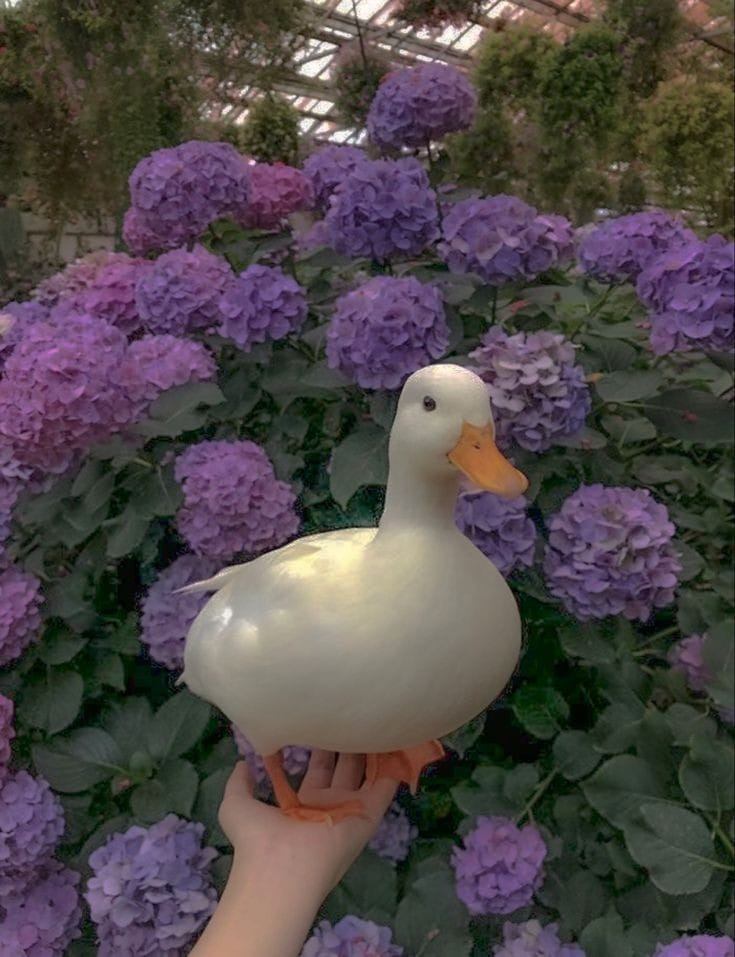
#> input picture Image processing with digital Art/images/d.jpg, 735 x 957 px, found by its file name
$ python image2draw.py
#> lines starting #> are read from the running program, lines starting #| are printed output that depends on the picture
import numpy as np
import cv2
from sklearn.cluster import KMeans
import matplotlib.pyplot as plt
import math


# Görüntüyü yükle
img = cv2.imread('d.jpg')
#> img is the input picture: shape (957, 735, 3); mean B, G, R 72.3, 71.3, 79.3

# Görüntüyü gray formata donustur
gray = cv2.cvtColor(img, cv2.COLOR_BGR2GRAY)
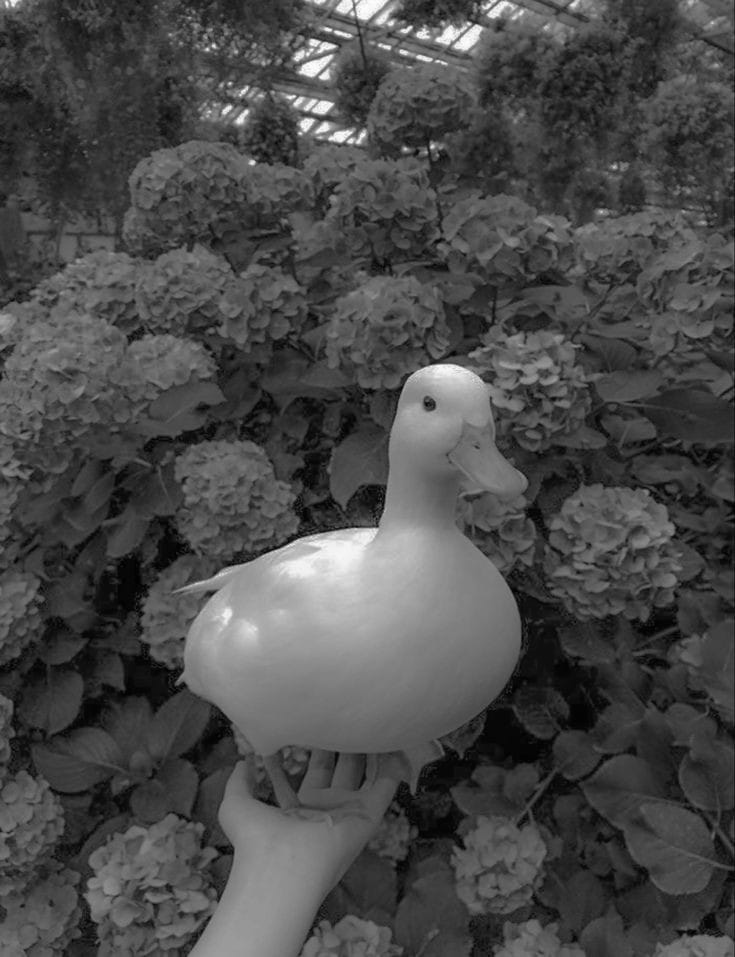
#> gray: shape (957, 735); min 0, max 255, mean 73.8


# gray goruntu histogrami
hist,bins = np.histogram(gray.flatten(),256,[0,256])
#> hist = 256 values, max 10138 at index 58, min 2 at index 0, mean 2747.6; bins = 257 values from 0 to 256
# Histogram grafiğini çizdir
plt.hist(gray.flatten(),256,[0,256])
plt.xlim([0,256])
plt.title("Orijinal histogram")
plt.show()
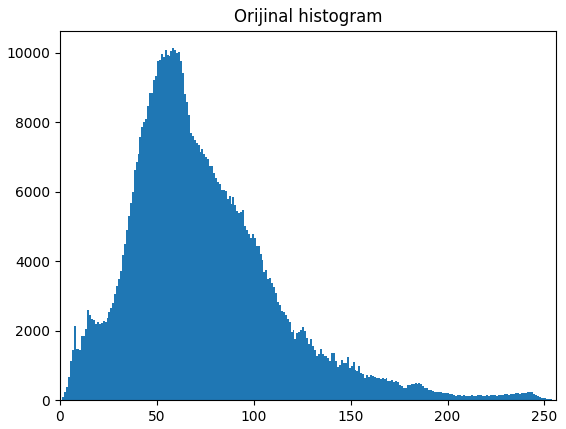
#> figure drawn by matplotlib, 1 panel; tallest bar 10138 high, from x = 58 to 59


# =============== gri seviye logaritmik donusumu ( gerek gorulurse )===============
# c = 255 / np.log(1 + np.max(gray))
# log_transformed = c * np.log(1 + gray)
# hist,bins = np.histogram(log_transformed.flatten(),256,[0,256])
# # Histogram grafiğini çizdir
# plt.hist(log_transformed.flatten(),256,[0,256])
# plt.xlim([0,256])
# plt.title("Orijinal histogram")
# plt.show()
# # Tamsayı değerlere dönüştürün
# log_transformed = np.uint8(log_transformed)

# # Görüntüyü gösterin
# cv2.imshow('Logaritmik Dönüşüm', log_transformed)
# =================================================================================


# Goruntu uzerinde canny ile kenar belirle
# thresh degerleri, goruntu uzerinde yapilan denemeler sonucu bulunmustur.
canny = cv2.Canny(gray, threshold1=125, threshold2=130)
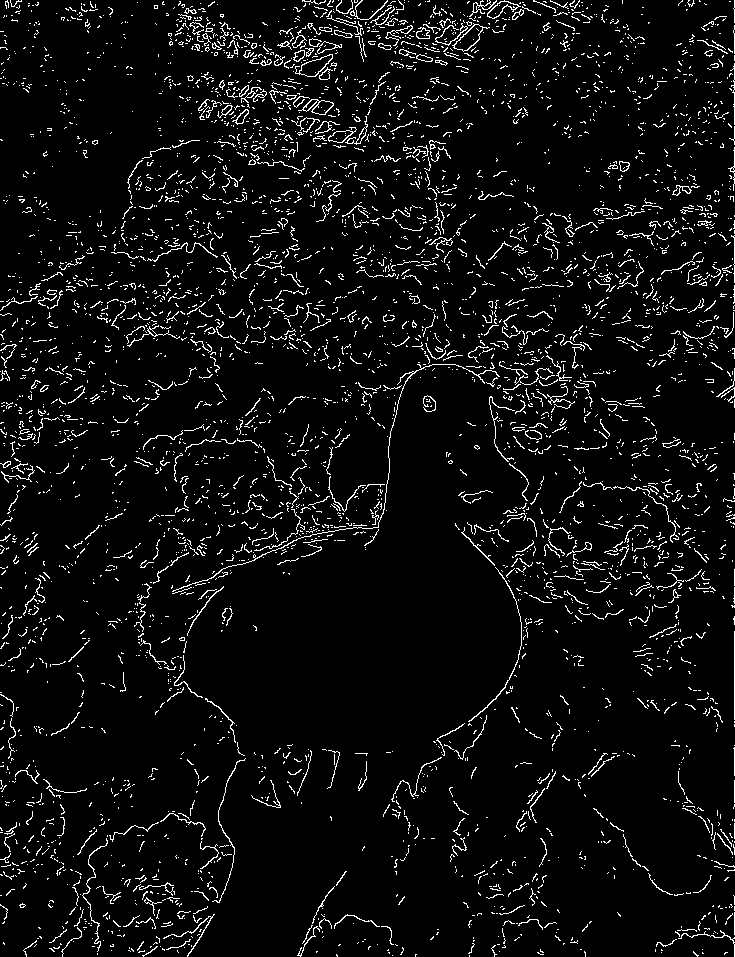
#> canny: shape (957, 735); 5.5% white in thin lines or dots
cv2.imshow("canny", canny)
cv2.imwrite("canny.jpg", canny)


# Görüntüyü RGB formatına dönüştür
img_rgb = cv2.cvtColor(img, cv2.COLOR_BGR2RGB)

# Resmi yeniden boyutlandır
pixel_values = img_rgb.reshape((-1, 3))

# K-Means kümeleme işlemini gerçekleştir
# 7 kume olarak belirlendi ancak bu deger islenen goruntuye gore degistirilebilir.
kmeans = KMeans(n_clusters=7, random_state=0).fit(pixel_values)

# Her pikselin küme etiketini al
labels = kmeans.labels_

# Her pikselin küme merkezini al
centers = np.uint8(kmeans.cluster_centers_)
#> centers = [[51, 53, 43], [160, 145, 136], [109, 82, 120], [126, 109, 98], [80, 67, 74], [219, 208, 183], [20, 29, 17]]

# Her pikselin rengini küme merkezi ile değiştir
# bu asama, goruntu uzerindeki siniflarin ayristrilmasi ve etkili bir gorsel olsuturulabilmesi icin yapilmistir.
res = centers[labels.flatten()]

# Resmi yeniden boyutlandır
segmented_image = res.reshape((img_rgb.shape))
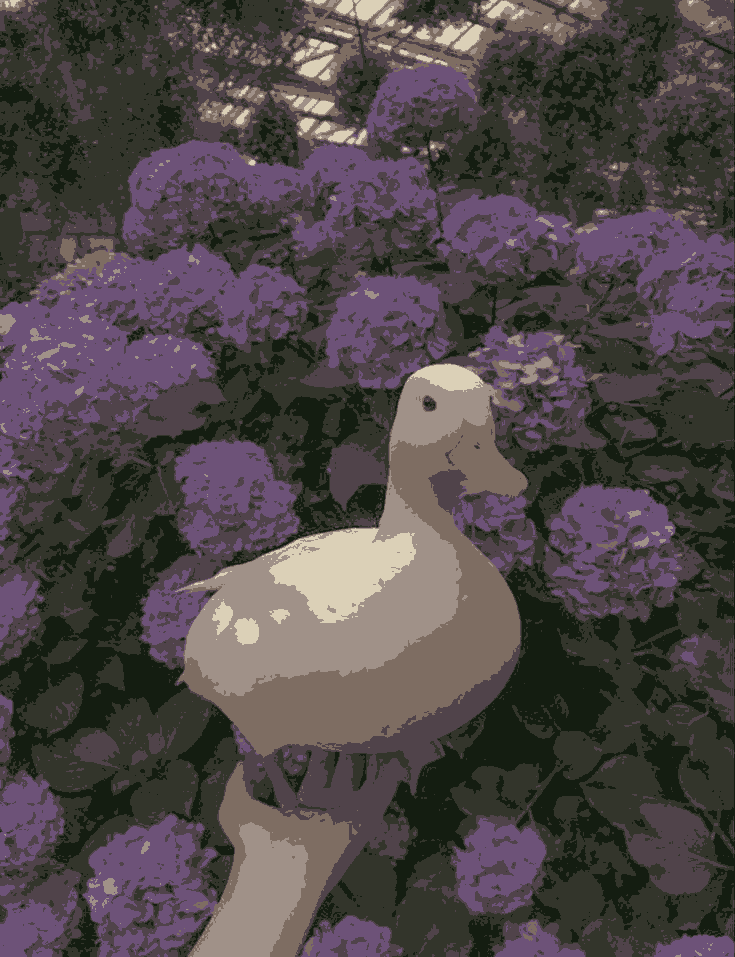
#> segmented_image: shape (957, 735, 3); mean R, G, B 78.8, 70.9, 71.8


# Resmi göster
cv2.imshow('Segmented Image', segmented_image)
cv2.imwrite("segmented_image.jpg", segmented_image)

# canny filtre sonucu ile k-means ile olsuturulan goruntuyu birlestir
# burada canny filtresi bir sketch etkisi olusturabilmek icin kullanilmistir, nesnelerin cevresini belirtir.
# k-means ise nesnelerin genel alanlari uzerinde bir renklendirme yaparak goruntuyu daha digital hale getirmektedir.
segmented_image[..., 0] = cv2.bitwise_or(segmented_image[...,1]-canny , canny)
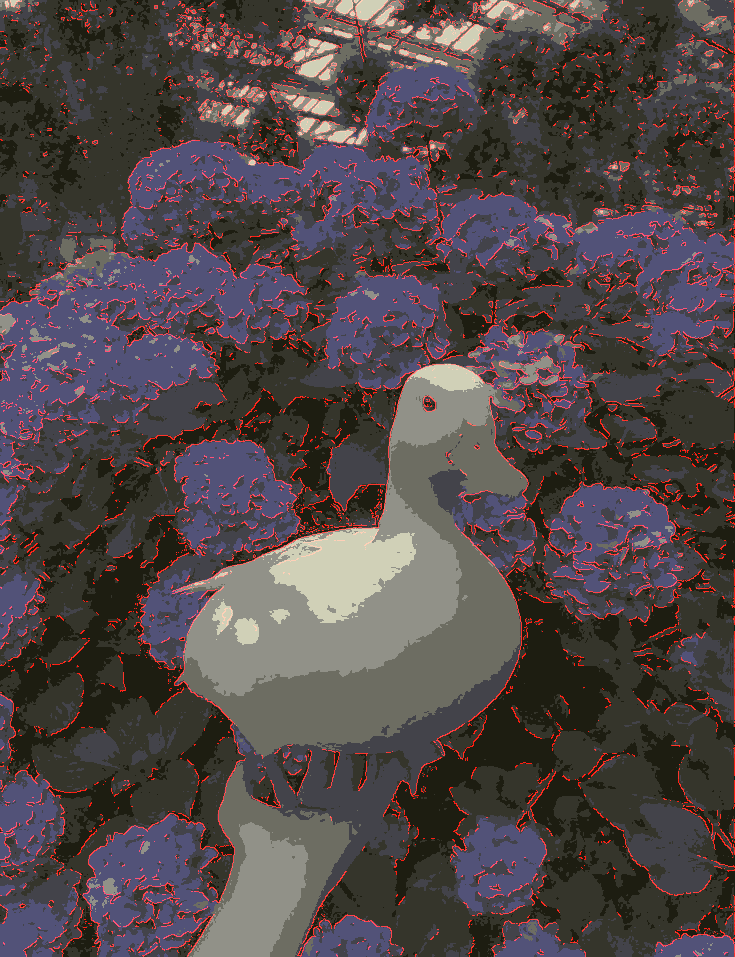
#> segmented_image: shape (957, 735, 3); mean R, G, B 81, 70.9, 71.8
cv2.imshow("result", segmented_image)
cv2.imwrite("result.jpg", segmented_image)

hist,bins = np.histogram(segmented_image.flatten(),256,[0,256])
#> hist = 256 values, max 428080 at index 53, min 0 at index 0, mean 8242.9
# Histogram grafiğini çizdir
plt.hist(segmented_image.flatten(),256,[0,256])
plt.xlim([0,256])
plt.title("Dönüştürülmüş görüntü histogramı")
plt.show()
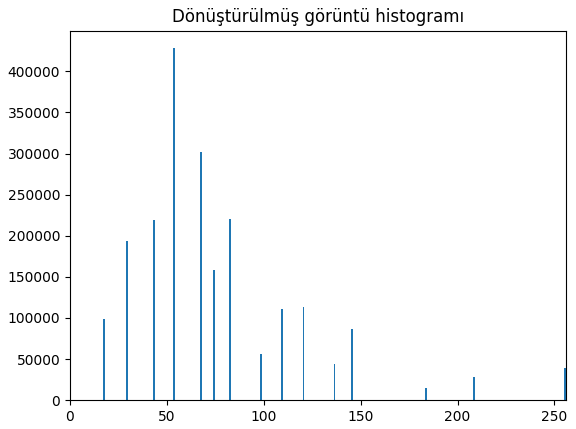
#> figure drawn by matplotlib, 1 panel; tallest bar 428080 high, from x = 53 to 54


cv2.waitKey(0)
cv2.destroyAllWindows()
